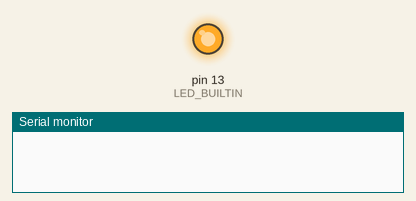
Recording of a sketch running on a simulated Arduino Uno, built with avr-gcc and run on an emulated ATmega328P. Shown: output pins drawn as LEDs (lit = HIGH), the last lines printed to the serial monitor.

Above: at 0.7 s.
At 2.46 s:
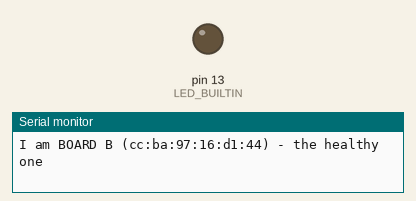
Timing chart, 0 to 3.0 s (numbered marks = the images above):
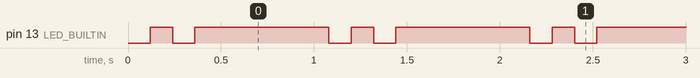

Measured:
- by itself, pin 13 (LED_BUILTIN): repeats every 1.1 s: LOW 0.12 s, HIGH 0.72 s, LOW 0.12 s, HIGH 0.12 s
- by itself, everything shown: repeats every 1.1 s, in 4 steps

The sketch:

identify_blink.ino
```cpp
// identify_blink - tell the two physically identical boards apart.
//
// Board B (MAC cc:ba:97:16:d1:44) is healthy and flashable; board A
// (cc:ba:97:16:d1:30) has a corrupted image and needs manual BOOT recovery.
// They look the same on the desk, so make the healthy one announce itself:
// a fast, obvious blink. The board that is NOT blinking is board A.

void setup() {
  pinMode(LED_BUILTIN, OUTPUT);
  Serial.begin(115200);
}

void loop() {
  // XIAO's onboard LED is active-LOW. Double-blink then pause, so it reads as a
  // deliberate signal rather than a board glitching.
  for (int i = 0; i < 2; i++) {
    digitalWrite(LED_BUILTIN, LOW);  delay(120);
    digitalWrite(LED_BUILTIN, HIGH); delay(120);
  }
  delay(600);
  Serial.println("I am BOARD B (cc:ba:97:16:d1:44) - the healthy one");
}
```
